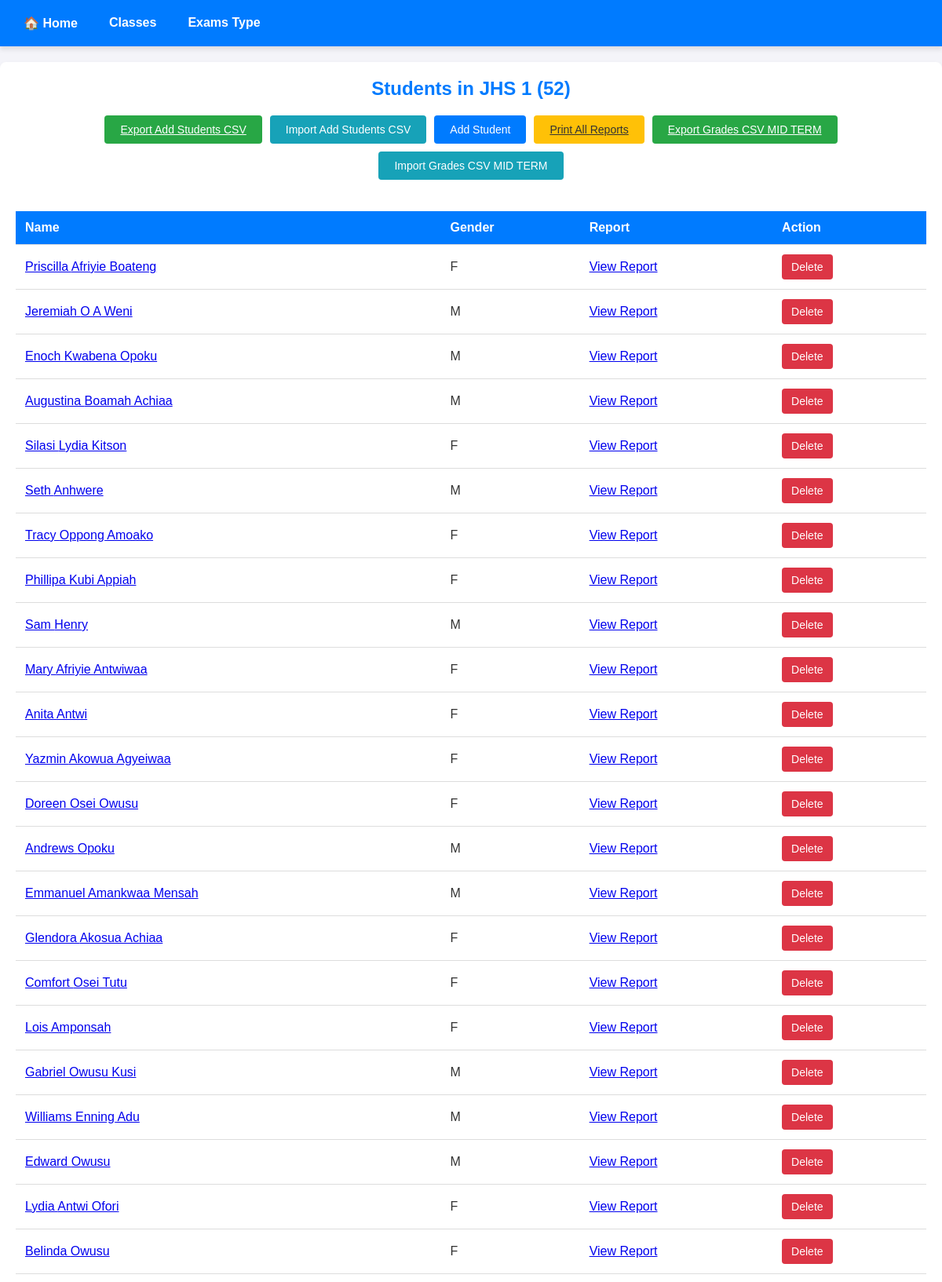
Screenshot of /students/jhs-1/mid-term (upper part) with the database file from the repository.
### grades/models.py (models this page shows, shortened)
class ClassName(models.Model):
    name = models.CharField(max_length=50)
    teacher = models.CharField(max_length=50)
    slug = models.SlugField(null=True, editable=False, db_index=True)
    class Meta:
        verbose_name_plural = "Class Names"

class Student(models.Model):
    GENDER_CHOICES = [
        ('M', 'Male'),
        ('F', 'Female'),
    ]
    first_name = models.CharField(max_length=50)
    last_name = models.CharField(max_length=50)
    class_name = models.ForeignKey(ClassName, on_delete=models.CASCADE, null=True)
    gender = models.CharField(max_length=1, choices=GENDER_CHOICES)

### grades/views.py (the view)
# urls.py: path("students/<slug:slug>/mid-term",views.students_mid_terms, name="students-mid-term"),
def students_mid_terms(request, slug):
    class_info = get_object_or_404(ClassName, slug=slug)
    students_in_class = class_info.student_set.all()
    if request.method == "POST":
        if "delete_student" in request.POST:
            student_id = request.POST.get("student_id")
            try:
                student = Student.objects.get(id=student_id)
                student.delete()
                messages.success(request, "✅ Student deleted successfully!")
            except Student.DoesNotExist:
                messages.error(request, "❌ Student not found.")
            return redirect('students-mid-term', slug=slug)
        form = StudentForm(request.POST)
        if form.is_valid():
            first_name = form.cleaned_data['first_name']
            last_name = form.cleaned_data['last_name']
            gender = form.cleaned_data['gender']
            Student.objects.update_or_create(
                first_name=first_name,
                last_name=last_name,
                class_name=class_info,  # Ensure student belongs to the correct class
                defaults={"gender": gender}  # Update gender if student exists
            )
            messages.success(request, "✅ Student added successfully!")
            return redirect('students-mid-term', slug=slug)  # Refresh page after adding/updating student
    else:
        form = StudentForm()
    return render(request, "grades/students_mid_term.html", {
        "students_in_class": students_in_class,
        "form": form,
        "class_info": class_info,
    })

### grades/templates/grades/students_mid_term.html (shortened to what this page needs)
{% extends "grades/base.html" %}
{% load static %}
{% block css_files %}
<link rel="stylesheet" href="{% static "grades/css/add-students.css" %}">
{% endblock css_files %}
{% block content %}
<nav class="nav-links">
    <a href="{% url 'index' %}" class="nav-link">🏠 Home</a>
    <a href="{% url 'students' %}" class="nav-link">Classes</a>
    <a href="{% url 'students-exams-type' class_info.slug %}" class="nav-link">Exams Type</a>
</nav>
<div class="container">
    <div class="header">
        <h2>Students in {{ class_info.name }} ({{ students_in_class|length }})</h2>
        <div class="action-buttons">
            <a href="{% url 'export-students-csv' class_info.slug %}" class="export-btn">Export Add Students CSV</a>
            <button class="import-btn" onclick="openImportForm()">Import Add Students CSV</button>
            <button class="add-student-btn" onclick="openForm()">Add Student</button>
            <a class="print-all-btn export-btn" href="{% url 'mid-term-print-all-reports' class_info.slug %}">
                Print All Reports
            </a>
            <a href="{% url 'export-grades-csv-mid-term' class_info.slug %}" class="export-btn">Export Grades CSV MID TERM</a>
            <button class="import-btn" onclick="openGradesImportForm()">Import Grades CSV MID TERM</button>
        </div>
    </div>
    {% if students_in_class %}
    <div class="table-container">
        <table>
            <thead>
                <tr>
                    <th>Name</th>
                    <th>Gender</th>
                    <th>Report</th>
                    <th>Action</th>
                </tr>
            </thead>
            <tbody>
                {% for student in students_in_class %}
                <tr>
                    <td>
                        <a href="{% url 'mid-term-indv-result' class_info.slug student.id %}">
                            {{ student.first_name }} {{ student.last_name }}
                        </a>
                    </td>
                    <td>{{ student.gender }}</td>
                    <td>
                        <a href="{% url 'mid-term-view-report' class_info.slug student.id %}">
                            View Report
                        </a>
                    </td>
                    <td>
                        <form method="post" action="{% url 'students-mid-term' class_info.slug %}" style="display: inline;">
                            <button type="submit" name="delete_student" class="delete-btn">Delete</button>
                        </form>
                    </td>
                </tr>
                {% endfor %}
            </tbody>
        </table>
    </div>
    {% else %}
    <div class="no-students-message">
        <p>No Students Added</p>
    </div>
    {% endif %}
</div>
{% endblock content %}

### grades/static/grades/css/add-students.css (style rules this page uses)
body { font-family: Arial, sans-serif; margin: 0; padding: 0; background-color: #f4f4f9; color: #333; }
.container { max-width: 1200px; margin: 20px auto; padding: 20px; background-color: #fff; border-radius: 8px; box-shadow: 0 4px 6px rgba(0, 0, 0, 0.1); }
.nav-links { display: flex; justify-content: flex-start; background-color: #007bff; padding: 10px 20px; box-shadow: 0 4px 6px rgba(0, 0, 0, 0.1); margin-bottom: 20px; }
.nav-link { color: #fff; text-decoration: none; font-size: 16px; font-weight: bold; margin-right: 20px; padding: 10px; border-radius: 4px; transition: background-color 0.3s ease; }
.header { display: flex; flex-direction: column; align-items: center; gap: 20px; margin-bottom: 20px; }
.header h2 { margin: 0; font-size: 24px; color: #007bff; text-align: center; }
.action-buttons { display: flex; flex-wrap: wrap; gap: 10px; justify-content: center; }
.action-buttons .export-btn, .action-buttons .import-btn, .action-buttons .add-student-btn, .action-buttons .print-all-btn { padding: 10px 20px; border: none; border-radius: 4px; cursor: pointer; font-size: 14px; transition: background-color 0.3s ease; }
.action-buttons .export-btn { background-color: #28a745; color: #fff; }
.action-buttons .import-btn { background-color: #17a2b8; color: #fff; }
.action-buttons .add-student-btn { background-color: #007bff; color: #fff; }
.action-buttons .print-all-btn { background-color: #ffc107; color: #333; }
.table-container { overflow-x: auto; }
table { width: 100%; border-collapse: collapse; margin-top: 20px; }
th, td { padding: 12px; text-align: left; border-bottom: 1px solid #ddd; }
th { background-color: #007bff; color: #fff; font-weight: bold; }
.delete-btn { background-color: #dc3545; color: #fff; border: none; padding: 8px 12px; border-radius: 4px; cursor: pointer; font-size: 14px; transition: background-color 0.3s ease; }

### rows the page displays
ClassName: name "JHS 1"
Student: first_name "Priscilla", last_name "Afriyie Boateng", gender "F"
Student: first_name "Jeremiah", last_name "O A Weni", gender "M"
Student: first_name "Enoch", last_name "Kwabena Opoku", gender "M"
Student: first_name "Augustina", last_name "Boamah Achiaa", gender "M"
Student: first_name "Silasi", last_name "Lydia Kitson", gender "F"
Student: first_name "Seth", last_name "Anhwere", gender "M"
Student: first_name "Tracy", last_name "Oppong Amoako", gender "F"
Student: first_name "Phillipa", last_name "Kubi Appiah", gender "F"
Student: first_name "Sam", last_name "Henry", gender "M"
Student: first_name "Mary", last_name "Afriyie Antwiwaa", gender "F"
Student: first_name "Anita", last_name "Antwi", gender "F"
Student: first_name "Yazmin", last_name "Akowua Agyeiwaa", gender "F"
Student: first_name "Doreen", last_name "Osei Owusu", gender "F"
Student: first_name "Andrews", last_name "Opoku", gender "M"
Student: first_name "Emmanuel", last_name "Amankwaa Mensah", gender "M"
Student: first_name "Glendora", last_name "Akosua Achiaa", gender "F"
Student: first_name "Comfort", last_name "Osei Tutu", gender "F"
Student: first_name "Lois", last_name "Amponsah", gender "F"
Student: first_name "Gabriel", last_name "Owusu Kusi", gender "M"
Student: first_name "Williams", last_name "Enning Adu", gender "M"
Student: first_name "Edward", last_name "Owusu", gender "M"
Student: first_name "Lydia", last_name "Antwi Ofori", gender "F"
Student: first_name "Belinda", last_name "Owusu", gender "F"

### other values shown
{{ students_in_class|length }} "52"
